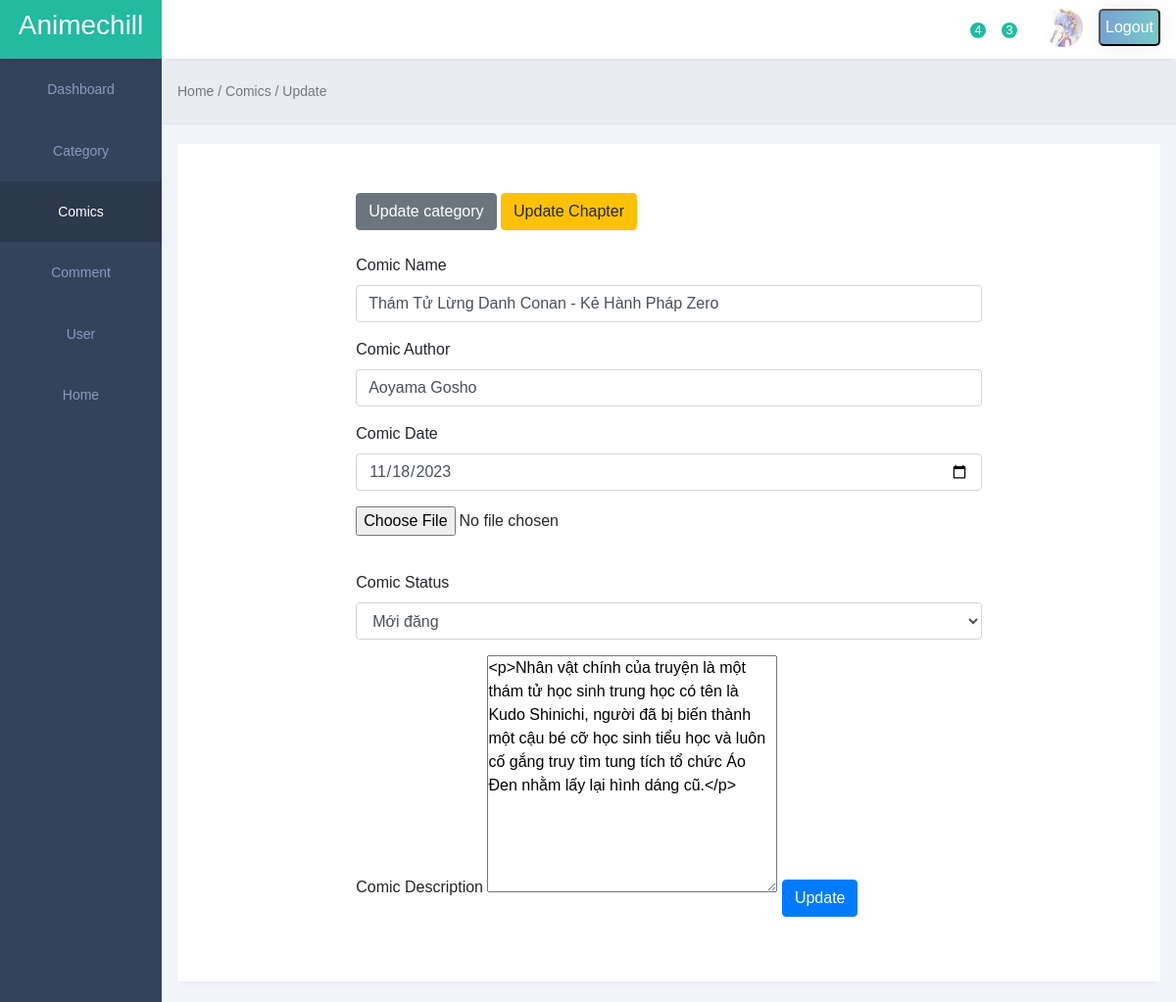
The app's page /admin/update/update_comics.php?link=comics&comic_id=1 (signed in) with its own data.
### tables this page shows
CREATE TABLE `comic` (
  `comic_id` int(10) UNSIGNED NOT NULL,
  `comic_name` varchar(225) NOT NULL,
  `comic_author` varchar(225) NOT NULL,
  `comic_description` text DEFAULT NULL,
  `comic_img` varchar(225) NOT NULL,
  `comic_views` int(10) DEFAULT NULL,
  `comic_date` date NOT NULL,
  `comic_status` varchar(225) NOT NULL,
  `like` int(10) NOT NULL DEFAULT 0,
  `follow` int(10) NOT NULL DEFAULT 0
);

### admin/controller/function.php (called while the page is built, shortened)
<?php
function update_comic() {
    include __DIR__.'/../../database/config.php';
    if(isset($_GET['comic_id'])) {
        $comic_id = $_GET['comic_id'];
        $sql = "SELECT * FROM comic WHERE comic_id = ?";
        $statement = $pdo->prepare($sql);
        $statement->execute([$comic_id]);
        $result = $statement->fetchAll(PDO::FETCH_ASSOC);
        foreach($result as $row) {
            $comic_old_name = $row['comic_name'];
            $comic_old_img = $row['comic_img'];
            $comic_old_author = $row['comic_author'];
            $comic_old_description = $row['comic_description'];
            $comic_old_date = $row['comic_date'];
            $comic_old_status = $row['comic_status'];
        }
    }
}
?>

### admin/update/update_comics.php (the view, shortened to what this page needs)
<!DOCTYPE html>
<html lang="en">
<head>
    <link rel="stylesheet" href="../assets/style.css">
    <link rel="stylesheet"
        href="https://maxst.icons8.com/vue-static/landings/line-awesome/line-awesome/1.3.0/css/line-awesome.min.css">
    <link rel="stylesheet" href="https://cdn.jsdelivr.net/npm/bootstrap@4.6.2/dist/css/bootstrap.min.css"
>
</head>
<body>
    <?php include('../layout/sidebar.php') ?>
    <div class="main-content">
        <?php include('../layout/header.php') ?>
        <main>
            <div class="page-header">
                <small>Home /
                    <?php if(!isset($_GET['link']) || $link == 'index') {
                        echo 'Dashboard';
                    } elseif($link == 'category') {
                        echo 'Category / Update';
                    } elseif($link == 'comics') {
                        echo 'Comics / Update';
                    } elseif($link == 'comment') {
                        echo 'Comment';
                    } elseif($link == 'user') {
                        echo 'User';
                    } ?>
                </small>
            </div>
            <div class="page-content">
                <div class="records table-responsive">
                    <div style="padding-block: 50px;">
                        <table width="100%" style="display: flex; align-items: center; justify-content: center;">
                            <div class="container-fluid">
                                <div class="row flex justify-content-center">
                                    <div class=" col-md-8">
                                        <?php include('../controller/function.php') ?>
                                        <?php update_comic() ?>
                                        <div class="mb-4">
                                            <a class="btn btn-secondary"
                                                href="update_cate_comics.php?link=comics&comic_id=<?= $comic_id ?>">
                                                Update category
                                            </a>
                                            <a class="btn btn-warning"
                                                href="update_chap_comics.php?link=comics&comic_id=<?= $comic_id ?>">
                                                Update Chapter
                                            </a>
                                        </div>
                                        <form action="" method="POST" enctype="multipart/form-data">
                                            <div class="form-group">
                                                <label>Comic Name</label>
                                                <input type="text" class="form-control" value="<?= $comic_old_name ?>"
                                                    name="comic_name" placeholder="Nhập tên truyện tranh..." required>
                                            </div>
                                            <div class="form-group">
                                                <label>Comic Author</label>
                                                <input type="text" class="form-control" value="<?= $comic_old_author ?>"
                                                    name="comic_author" placeholder="Nhập tên tác giả..." required>
                                            </div>
                                            <div class="form-group">
                                                <label>Comic Date</label>
                                                <input type="date" class="form-control" value="<?= $comic_old_date ?>"
                                                    name="comic_date" placeholder="Nhập ngày đăng..." required>
                                            </div>
                                            <div class="form-group">
                                                <input type="file" name="comic_img" id="file-input"
                                                    style="margin-bottom: 20px;" value="<?= $comic_old_img ?>">
                                            </div>
                                            <div class="form-group">
                                                <label>Comic Status</label>
                                                <select class="form-control" name="comic_status">
                                                    <option value="Ongoing" <?php echo ($comic_old_status == 'Ongoing') ? ' selected' : '' ?>>Mới
                                                        đăng</option>
                                                </select>
                                            </div>
                                            <div class="form-group">
                                                <label>Comic Description</label>
                                                <textarea name="comic_description" id="editor" cols="30" rows="10"
                                                    placeholder="Nhập mô tả..."><?= $comic_old_description ?></textarea>
                                                <button type="submit" name="submit" class="btn btn-primary"
                                                    style="margin-top: 20px;">Update</button>
                                            </div>
                                        </form>
                                    </div>
                                </div>
                            </div>
                        </table>
                    </div>
                </div>
            </div>
        </main>
    </div>
</body>
</html>

### admin/assets/style.css (style rules this page uses)
:root { --main-color: #22BAA0; --color-dark: #34425A; --text-grey: #B0B0B0; --color-red: #ea3458 }
* { margin: 0; padding: 0; text-decoration: none; list-style-type: none; box-sizing: border-box; font-family: 'Merriweather', sans-serif; }
.main-content { margin-left: 165px; width: calc(100% - 165px); transition: margin-left 300ms; }
main { margin-top: 60px; }
.page-header { padding: 1.3rem 1rem; background: #E9edf2; border-bottom: 1px solid #dee2e8; }
.page-header h1, .page-header small { color: #74767d; }
.page-content { padding: 1.3rem 1rem; background: #f1f4f9; }
.records { box-shadow: 0px 5px 5px -5px rgb(0 0 0 / 10%); background: #fff; border-radius: 3px; }
input, button, select { outline: none; }
.table-responsive { width: 100%; overflow: auto; }
table { border-collapse: collapse; }

### records on screen
comic: comic_name "Thám Tử Lừng Danh Conan - Kẻ Hành Pháp Zero", comic_author "Aoyama Gosho", comic_date "11/18/2023", comic_status "Mới đăng", comic_description "<p>Nhân vật chính của truyện là một thám tử học sinh trung học có tên là Kudo Shinichi, người đã bị biến thành một cậu bé cỡ học sinh tiểu học và luôn cố gắng truy tìm tung tích tổ chức Áo Đen nhằm lấy lại hình dáng cũ.</p>"
